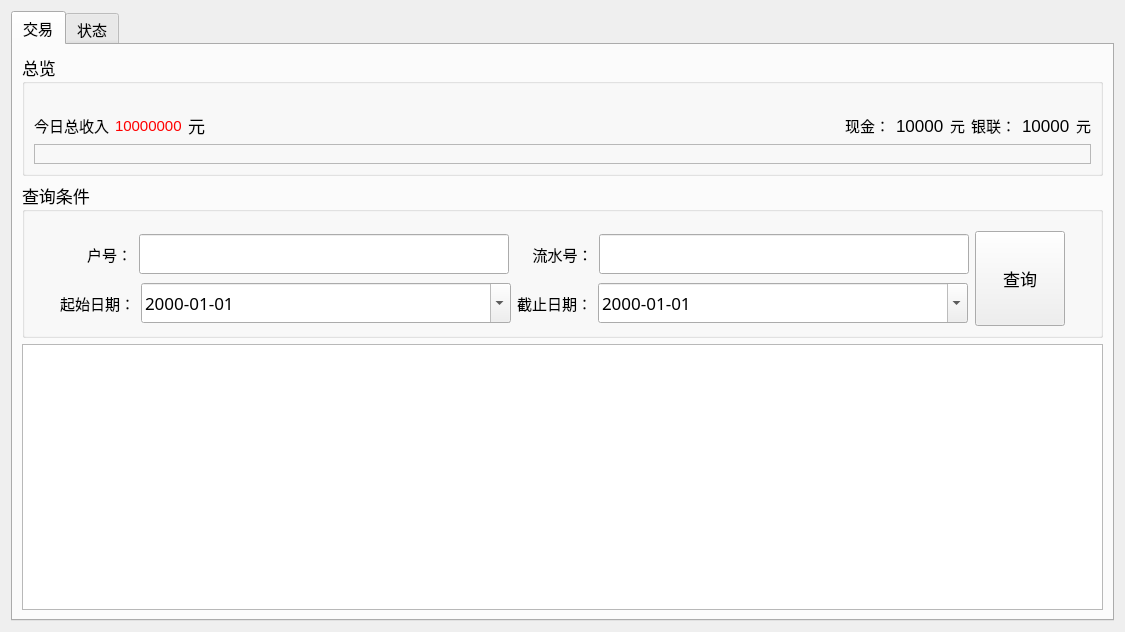
<?xml version="1.0" encoding="UTF-8"?>
<ui version="4.0">
 <class>Devlist</class>
 <widget class="QWidget" name="Devlist">
  <property name="geometry">
   <rect>
    <x>0</x>
    <y>0</y>
    <width>1125</width>
    <height>632</height>
   </rect>
  </property>
  <property name="windowTitle">
   <string>Form</string>
  </property>
  <layout class="QVBoxLayout" name="verticalLayout_3">
   <item>
    <widget class="QTabWidget" name="tabWidget">
     <property name="font">
      <font>
       <family>微软雅黑</family>
       <pointsize>11</pointsize>
      </font>
     </property>
     <property name="currentIndex">
      <number>0</number>
     </property>
     <widget class="QWidget" name="tab">
      <attribute name="title">
       <string>交易</string>
      </attribute>
      <layout class="QVBoxLayout" name="verticalLayout_2">
       <item>
        <widget class="QGroupBox" name="groupBox_2">
         <property name="font">
          <font>
           <family>微软雅黑</family>
           <pointsize>13</pointsize>
          </font>
         </property>
         <property name="title">
          <string>总览</string>
         </property>
         <layout class="QVBoxLayout" name="verticalLayout">
          <item>
           <spacer name="verticalSpacer_2">
            <property name="orientation">
             <enum>Qt::Vertical</enum>
            </property>
            <property name="sizeType">
             <enum>QSizePolicy::Fixed</enum>
            </property>
            <property name="sizeHint" stdset="0">
             <size>
              <width>20</width>
              <height>20</height>
             </size>
            </property>
           </spacer>
          </item>
          <item>
           <layout class="QHBoxLayout" name="horizontalLayout_5">
            <item>
             <layout class="QHBoxLayout" name="horizontalLayout_6">
              <item>
               <widget class="QLabel" name="label_8">
                <property name="font">
                 <font>
                  <pointsize>11</pointsize>
                 </font>
                </property>
                <property name="text">
                 <string>今日总收入</string>
                </property>
               </widget>
              </item>
              <item>
               <widget class="QLabel" name="label_9">
                <property name="font">
                 <font>
                  <family>Arial</family>
                  <pointsize>11</pointsize>
                 </font>
                </property>
                <property name="styleSheet">
                 <string notr="true">color: rgb(255, 0, 0);</string>
                </property>
                <property name="text">
                 <string>10000000</string>
                </property>
               </widget>
              </item>
              <item>
               <widget class="QLabel" name="label_10">
                <property name="text">
                 <string>元</string>
                </property>
               </widget>
              </item>
              <item>
               <spacer name="horizontalSpacer">
                <property name="orientation">
                 <enum>Qt::Horizontal</enum>
                </property>
                <property name="sizeHint" stdset="0">
                 <size>
                  <width>40</width>
                  <height>20</height>
                 </size>
                </property>
               </spacer>
              </item>
              <item>
               <layout class="QHBoxLayout" name="horizontalLayout_7">
                <item>
                 <widget class="QLabel" name="label_5">
                  <property name="font">
                   <font>
                    <pointsize>11</pointsize>
                   </font>
                  </property>
                  <property name="text">
                   <string>现金：</string>
                  </property>
                 </widget>
                </item>
                <item>
                 <widget class="QLabel" name="label_cash">
                  <property name="font">
                   <font>
                    <family>Arial</family>
                   </font>
                  </property>
                  <property name="text">
                   <string>10000</string>
                  </property>
                 </widget>
                </item>
                <item>
                 <widget class="QLabel" name="label_7">
                  <property name="font">
                   <font>
                    <pointsize>11</pointsize>
                   </font>
                  </property>
                  <property name="text">
                   <string>元</string>
                  </property>
                 </widget>
                </item>
               </layout>
              </item>
              <item>
               <layout class="QHBoxLayout" name="horizontalLayout_8">
                <item>
                 <widget class="QLabel" name="label_11">
                  <property name="font">
                   <font>
                    <pointsize>11</pointsize>
                   </font>
                  </property>
                  <property name="text">
                   <string>银联：</string>
                  </property>
                 </widget>
                </item>
                <item>
                 <widget class="QLabel" name="label_union">
                  <property name="font">
                   <font>
                    <family>Arial</family>
                   </font>
                  </property>
                  <property name="text">
                   <string>10000</string>
                  </property>
                 </widget>
                </item>
                <item>
                 <widget class="QLabel" name="label_13">
                  <property name="font">
                   <font>
                    <pointsize>11</pointsize>
                   </font>
                  </property>
                  <property name="text">
                   <string>元</string>
                  </property>
                 </widget>
                </item>
               </layout>
              </item>
             </layout>
            </item>
           </layout>
          </item>
          <item>
           <widget class="QFrame" name="frame">
            <property name="frameShape">
             <enum>QFrame::StyledPanel</enum>
            </property>
            <property name="frameShadow">
             <enum>QFrame::Raised</enum>
            </property>
            <layout class="QHBoxLayout" name="horizontalLayout_9"/>
           </widget>
          </item>
         </layout>
        </widget>
       </item>
       <item>
        <widget class="QGroupBox" name="groupBox">
         <property name="font">
          <font>
           <family>微软雅黑</family>
           <pointsize>13</pointsize>
          </font>
         </property>
         <property name="title">
          <string>查询条件</string>
         </property>
         <layout class="QGridLayout" name="gridLayout_2">
          <item row="1" column="0">
           <layout class="QHBoxLayout" name="horizontalLayout_17">
            <item>
             <layout class="QGridLayout" name="gridLayout">
              <item row="0" column="0">
               <layout class="QHBoxLayout" name="horizontalLayout">
                <item>
                 <widget class="QLabel" name="label">
                  <property name="sizePolicy">
                   <sizepolicy hsizetype="Fixed" vsizetype="Preferred">
                    <horstretch>0</horstretch>
                    <verstretch>0</verstretch>
                   </sizepolicy>
                  </property>
                  <property name="font">
                   <font>
                    <pointsize>11</pointsize>
                   </font>
                  </property>
                  <property name="text">
                   <string>       户号：</string>
                  </property>
                 </widget>
                </item>
                <item>
                 <widget class="QLineEdit" name="lineEdit_yhdabh">
                  <property name="sizePolicy">
                   <sizepolicy hsizetype="Fixed" vsizetype="Fixed">
                    <horstretch>0</horstretch>
                    <verstretch>0</verstretch>
                   </sizepolicy>
                  </property>
                  <property name="minimumSize">
                   <size>
                    <width>370</width>
                    <height>40</height>
                   </size>
                  </property>
                 </widget>
                </item>
               </layout>
              </item>
              <item row="0" column="1">
               <layout class="QHBoxLayout" name="horizontalLayout_2">
                <item>
                 <widget class="QLabel" name="label_2">
                  <property name="sizePolicy">
                   <sizepolicy hsizetype="Fixed" vsizetype="Preferred">
                    <horstretch>0</horstretch>
                    <verstretch>0</verstretch>
                   </sizepolicy>
                  </property>
                  <property name="font">
                   <font>
                    <pointsize>11</pointsize>
                   </font>
                  </property>
                  <property name="text">
                   <string>    流水号：</string>
                  </property>
                 </widget>
                </item>
                <item>
                 <widget class="QLineEdit" name="lineEdit_trace">
                  <property name="sizePolicy">
                   <sizepolicy hsizetype="Fixed" vsizetype="Fixed">
                    <horstretch>0</horstretch>
                    <verstretch>0</verstretch>
                   </sizepolicy>
                  </property>
                  <property name="minimumSize">
                   <size>
                    <width>370</width>
                    <height>40</height>
                   </size>
                  </property>
                 </widget>
                </item>
               </layout>
              </item>
              <item row="1" column="0">
               <layout class="QHBoxLayout" name="horizontalLayout_3">
                <item>
                 <widget class="QLabel" name="label_3">
                  <property name="sizePolicy">
                   <sizepolicy hsizetype="Fixed" vsizetype="Preferred">
                    <horstretch>0</horstretch>
                    <verstretch>0</verstretch>
                   </sizepolicy>
                  </property>
                  <property name="font">
                   <font>
                    <pointsize>11</pointsize>
                   </font>
                  </property>
                  <property name="text">
                   <string>起始日期：</string>
                  </property>
                 </widget>
                </item>
                <item>
                 <widget class="QDateEdit" name="dateEdit_start">
                  <property name="sizePolicy">
                   <sizepolicy hsizetype="Fixed" vsizetype="Fixed">
                    <horstretch>0</horstretch>
                    <verstretch>0</verstretch>
                   </sizepolicy>
                  </property>
                  <property name="minimumSize">
                   <size>
                    <width>370</width>
                    <height>40</height>
                   </size>
                  </property>
                  <property name="focusPolicy">
                   <enum>Qt::NoFocus</enum>
                  </property>
                  <property name="dateTime">
                   <datetime>
                    <hour>0</hour>
                    <minute>0</minute>
                    <second>0</second>
                    <year>2000</year>
                    <month>1</month>
                    <day>1</day>
                   </datetime>
                  </property>
                  <property name="displayFormat">
                   <string>yyyy-MM-dd</string>
                  </property>
                  <property name="calendarPopup">
                   <bool>true</bool>
                  </property>
                 </widget>
                </item>
               </layout>
              </item>
              <item row="1" column="1">
               <layout class="QHBoxLayout" name="horizontalLayout_4">
                <item>
                 <widget class="QLabel" name="label_4">
                  <property name="sizePolicy">
                   <sizepolicy hsizetype="Fixed" vsizetype="Preferred">
                    <horstretch>0</horstretch>
                    <verstretch>0</verstretch>
                   </sizepolicy>
                  </property>
                  <property name="font">
                   <font>
                    <pointsize>11</pointsize>
                   </font>
                  </property>
                  <property name="text">
                   <string>截止日期：</string>
                  </property>
                 </widget>
                </item>
                <item>
                 <widget class="QDateEdit" name="dateEdit_end">
                  <property name="sizePolicy">
                   <sizepolicy hsizetype="Fixed" vsizetype="Fixed">
                    <horstretch>0</horstretch>
                    <verstretch>0</verstretch>
                   </sizepolicy>
                  </property>
                  <property name="minimumSize">
                   <size>
                    <width>370</width>
                    <height>40</height>
                   </size>
                  </property>
                  <property name="focusPolicy">
                   <enum>Qt::NoFocus</enum>
                  </property>
                  <property name="displayFormat">
                   <string>yyyy-MM-dd</string>
                  </property>
                  <property name="calendarPopup">
                   <bool>true</bool>
                  </property>
                 </widget>
                </item>
               </layout>
              </item>
             </layout>
            </item>
            <item>
             <widget class="QPushButton" name="pushButton_search">
              <property name="minimumSize">
               <size>
                <width>0</width>
                <height>95</height>
               </size>
              </property>
              <property name="maximumSize">
               <size>
                <width>93</width>
                <height>16777215</height>
               </size>
              </property>
              <property name="text">
               <string>查询</string>
              </property>
             </widget>
            </item>
           </layout>
          </item>
          <item row="0" column="0">
           <spacer name="verticalSpacer">
            <property name="orientation">
             <enum>Qt::Vertical</enum>
            </property>
            <property name="sizeType">
             <enum>QSizePolicy::Fixed</enum>
            </property>
            <property name="sizeHint" stdset="0">
             <size>
              <width>20</width>
              <height>10</height>
             </size>
            </property>
           </spacer>
          </item>
         </layout>
        </widget>
       </item>
       <item>
        <widget class="QTableView" name="tableView">
         <property name="lineWidth">
          <number>1</number>
         </property>
         <property name="sizeAdjustPolicy">
          <enum>QAbstractScrollArea::AdjustToContentsOnFirstShow</enum>
         </property>
         <property name="alternatingRowColors">
          <bool>true</bool>
         </property>
         <property name="selectionMode">
          <enum>QAbstractItemView::SingleSelection</enum>
         </property>
         <property name="selectionBehavior">
          <enum>QAbstractItemView::SelectRows</enum>
         </property>
         <property name="textElideMode">
          <enum>Qt::ElideLeft</enum>
         </property>
         <property name="showGrid">
          <bool>true</bool>
         </property>
         <property name="gridStyle">
          <enum>Qt::SolidLine</enum>
         </property>
         <property name="sortingEnabled">
          <bool>false</bool>
         </property>
         <property name="wordWrap">
          <bool>true</bool>
         </property>
         <property name="cornerButtonEnabled">
          <bool>false</bool>
         </property>
        </widget>
       </item>
      </layout>
     </widget>
     <widget class="QWidget" name="tab_2">
      <attribute name="title">
       <string>状态</string>
      </attribute>
      <widget class="QWidget" name="layoutWidget">
       <property name="geometry">
        <rect>
         <x>20</x>
         <y>20</y>
         <width>671</width>
         <height>51</height>
        </rect>
       </property>
       <layout class="QHBoxLayout" name="horizontalLayout_14">
        <item>
         <layout class="QHBoxLayout" name="horizontalLayout_12">
          <item>
           <widget class="QLabel" name="label_15">
            <property name="text">
             <string>上次启动时间：</string>
            </property>
           </widget>
          </item>
          <item>
           <widget class="QLabel" name="label_17">
            <property name="text">
             <string>TextLabel</string>
            </property>
           </widget>
          </item>
         </layout>
        </item>
        <item>
         <layout class="QHBoxLayout" name="horizontalLayout_13">
          <item>
           <widget class="QLabel" name="label_16">
            <property name="text">
             <string>终止时间：</string>
            </property>
           </widget>
          </item>
          <item>
           <widget class="QLabel" name="label_18">
            <property name="text">
             <string>TextLabel</string>
            </property>
           </widget>
          </item>
         </layout>
        </item>
        <item>
         <layout class="QHBoxLayout" name="horizontalLayout_11">
          <item>
           <widget class="QLabel" name="label_19">
            <property name="text">
             <string>共运行：</string>
            </property>
           </widget>
          </item>
          <item>
           <widget class="QLabel" name="label_20">
            <property name="text">
             <string>TextLabel</string>
            </property>
           </widget>
          </item>
          <item>
           <widget class="QLabel" name="label_21">
            <property name="text">
             <string>时</string>
            </property>
           </widget>
          </item>
         </layout>
        </item>
       </layout>
      </widget>
      <widget class="QPushButton" name="pushButton">
       <property name="geometry">
        <rect>
         <x>710</x>
         <y>20</y>
         <width>131</width>
         <height>51</height>
        </rect>
       </property>
       <property name="text">
        <string>退出程序</string>
       </property>
      </widget>
     </widget>
    </widget>
   </item>
  </layout>
 </widget>
 <resources/>
 <connections/>
</ui>
